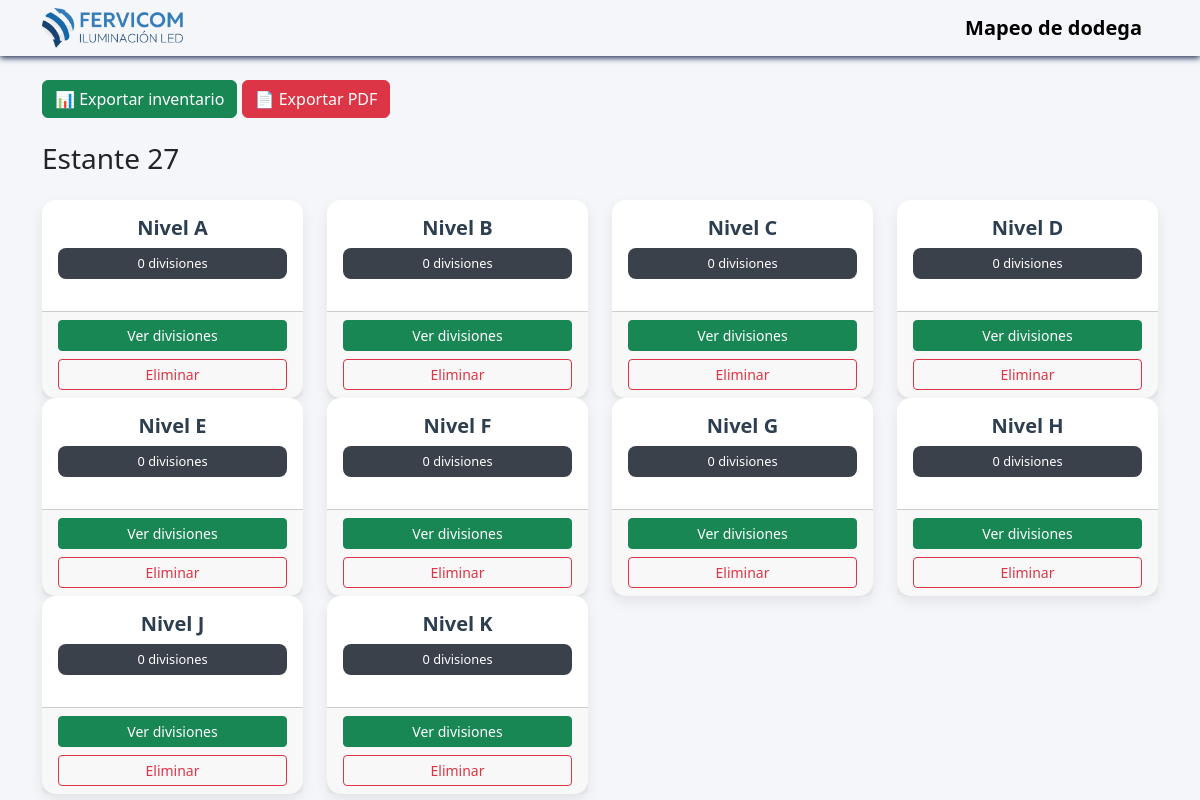
Before: /estantes/1 with the older database file.
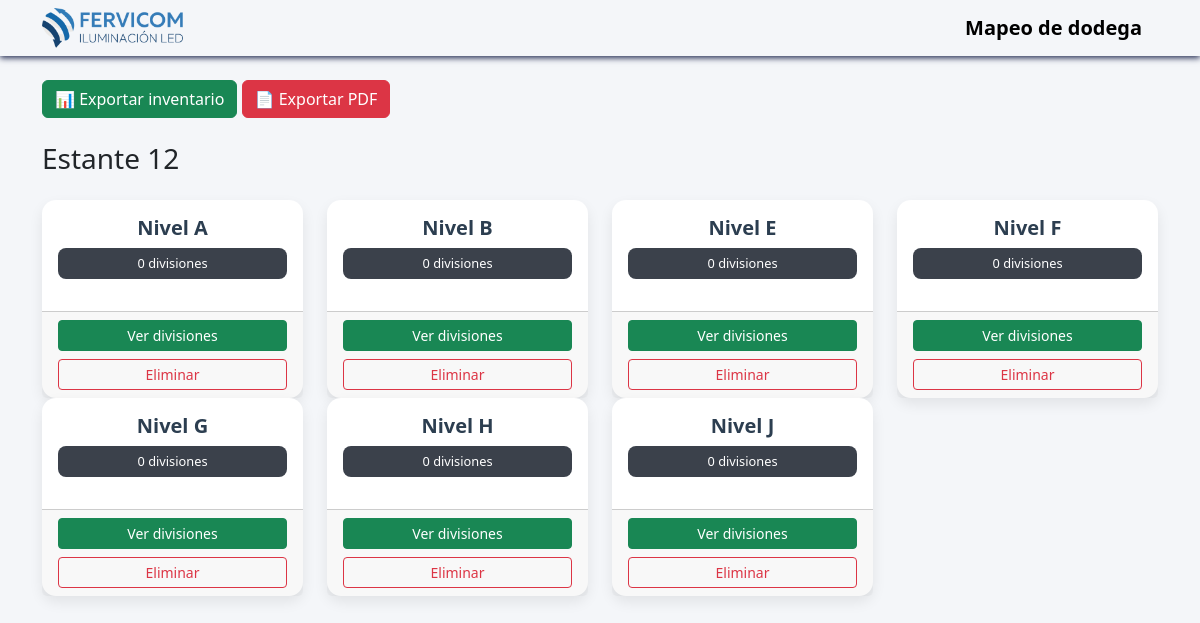
After: the same page with the newer database file.
### models.py (models this page shows)
class Estante(db.Model):
    __tablename__ = "estantes"
    id = db.Column(db.Integer, primary_key=True)
    numero = db.Column(db.Integer, nullable=False, unique=True)
    total_entrepanos= db.Column(db.Integer,nullable=False)
    entrepano = db.relationship(
        "Entrepano",
        backref="estante",
        cascade="all, delete-orphan"
    )

class Entrepano(db.Model):
    __tablename__ = "entrepanos"
    id = db.Column(db.Integer, primary_key=True)
    nivel = db.Column(db.String(1), nullable=False)
    estante_id = db.Column(
        db.Integer,
        db.ForeignKey("estantes.id"),
        nullable=False
    )
    items = db.relationship(
        "Item",
        back_populates="entrepano",
        cascade="all, delete-orphan"
    )

### app.py (the view)
@app.route("/estantes/<int:estante_id>")
def detalle_estante(estante_id):
    estante = Estante.query.get_or_404(estante_id)
    orden_niveles = NIVELES
    entrepanos_ordenados = sorted(
        estante.entrepano,
        key=lambda e:  orden_niveles.index(e.nivel),
        reverse=False
    )
    return render_template(
        "detalle-estante.html",
        estante=estante,
        entrepanos = entrepanos_ordenados
    )

### templates/detalle-estante.html (shortened to what this page needs)
{% extends "base.html" %}
{% block content %}
<h3 class="mb-4">
    Estante {{ estante.numero }}
</h3>
<div class="row">
    {% for entrepano in entrepanos %}
    <div class="col-12 col-sm-6 col-md-4 col-lg-3">
        <div class="card text-center h-100">
            <div class="card-body">
                <h5 class="card-title">
                    Nivel {{ entrepano.nivel }}
                </h5>
                <p class="badge-count">
                    {{ entrepano.division|length }} divisiones
                </p>
            </div>
            <div class="card-footer d-grid gap-2">
                <a href="{{ url_for('detalle_entrepano', entrepano_id=entrepano.id) }}"
                   class="btn btn-success btn-sm">
                    Ver divisiones
                </a>
                <form method="POST"
                      action="{{ url_for('eliminar_entrepano', entrepano_id=entrepano.id) }}">
                    <button class="btn btn-outline-danger btn-sm">
                        Eliminar
                    </button>
                </form>
            </div>
        </div>
    </div>
    {% endfor %}
</div>
{% endblock %}

### templates/base.html (shortened to what this page needs)
<!DOCTYPE html>
<html lang="es">
<head>
    <link href="https://cdn.jsdelivr.net/npm/bootstrap@5.3.2/dist/css/bootstrap.min.css" rel="stylesheet">
    <link rel="stylesheet" href="{{ url_for('static', filename='css/styles.css') }}">
</head>
<body>
<nav class="navbar navbar-white bg-gray mb-4">
    <div class="container d-flex align-items-center">
        <a href="{{ url_for('estantes') }}" class="logo-link">
            <img src="{{ url_for('static', filename='img/logo.png') }}"
                alt="Fervicom Iluminación LED"
                height="40">
        </a>
        <span class="navbar-brand mb-0">
            <b>Mapeo de dodega</b>
        </span>
    </div>
</nav>
<div class="container">
    <div class="mb-4">
    <a href="{{ url_for('exportar_excel') }}" class="btn btn-success w-10">
        📊 Exportar inventario
    </a>
    <a href="{{ url_for('exportar_pdf') }}" class="btn btn-danger w-10">
    📄 Exportar PDF
    </a>
</div>
</div>
<div class="container">
    {% block content %}{% endblock %}
</div>
</body>
</html>

### static/css/styles.css (style rules this page uses)
body { background-color: #f4f6f9; font-family: "Segoe UI", system-ui, sans-serif; }
.navbar { box-shadow: 0 2px 6px rgb(36, 45, 83); }
.card { border-radius: 14px; border: none; box-shadow: 0 6px 14px rgba(0,0,0,.08); transition: transform .2s ease, box-shadow .2s ease; }
.card-title { font-weight: 600; color: #2c3e50; }
.btn { min-width: 110px; }
.btn-sm { min-width: 100%; }
.badge-count { background: #3b414b; color: white; border-radius: 8px; padding: 6px 10px; font-size: .8rem; }

Changed rows visible on the page:
removed Entrepano: nivel "C", division|length "0"
removed Entrepano: nivel "D", division|length "0"
removed Entrepano: nivel "K", division|length "0"
changed Estante: numero "27" → "12"
